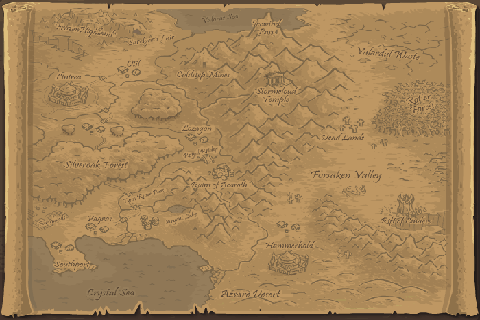

This game map was drawn from its Tiled (.tmx) file and the tilesets committed beside it. A one-line description and the trimmed map source follow:
An orthogonal 60x40 tile map with 8x8 px tiles, 1 tile layer (bg) and 2 objects.

<map version="1.0" orientation="orthogonal" width="60" height="40" tilewidth="8" tileheight="8">
 <tileset firstgid="1" name="bgmap" tilewidth="8" tileheight="8">
  <image source="bgmap.png" width="480" height="320" />
 </tileset>
 <layer name="bg" width="60" height="40">
  <data>[2400 cells, 2400 non-empty, 2400 distinct tile ids]</data>
 </layer>
 <objectgroup name="flag" width="60" height="40">
  <object x="64" y="248" width="8" height="8" />
  <object x="96" y="200" width="8" height="8" />
 </objectgroup>
</map>